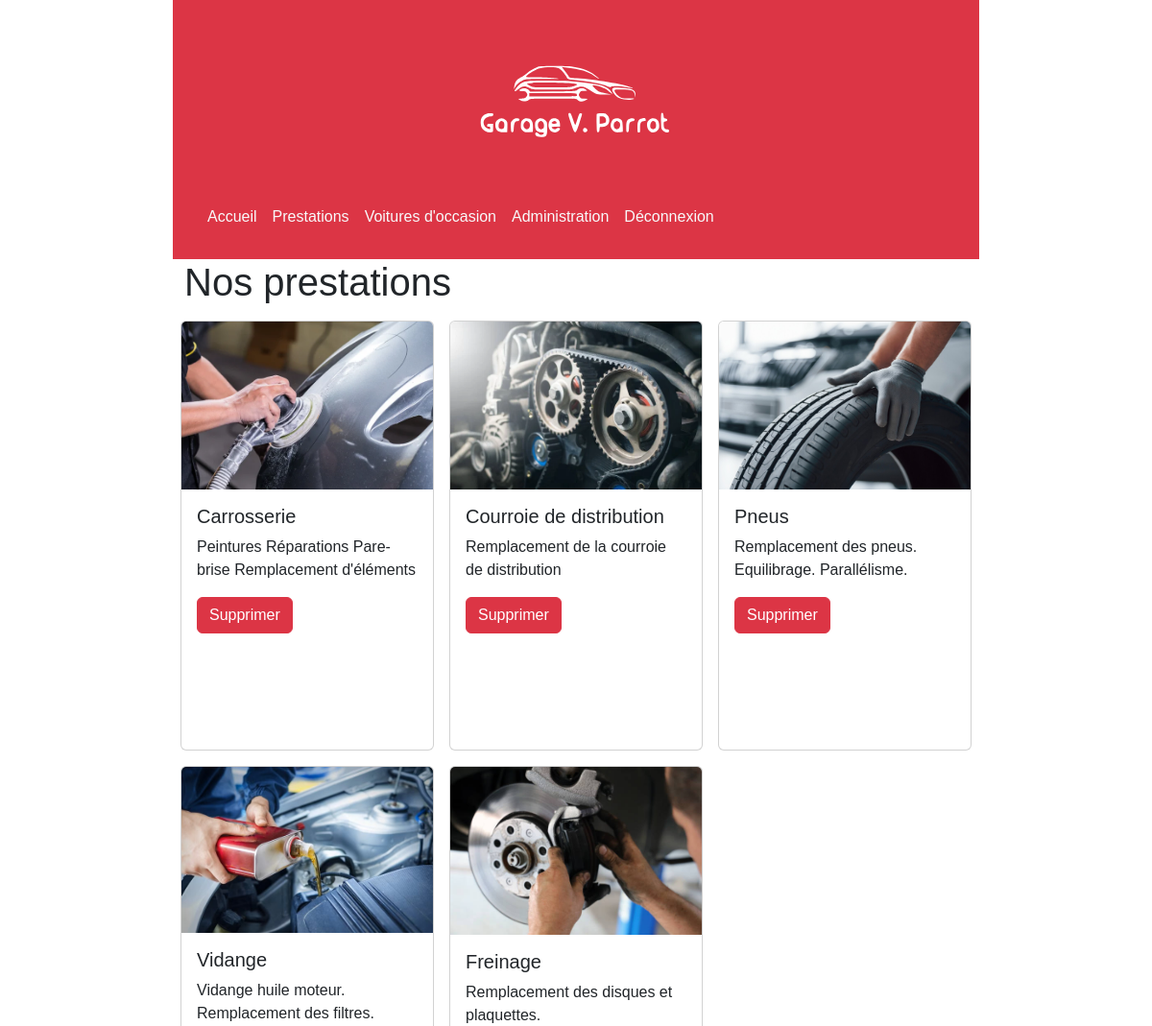
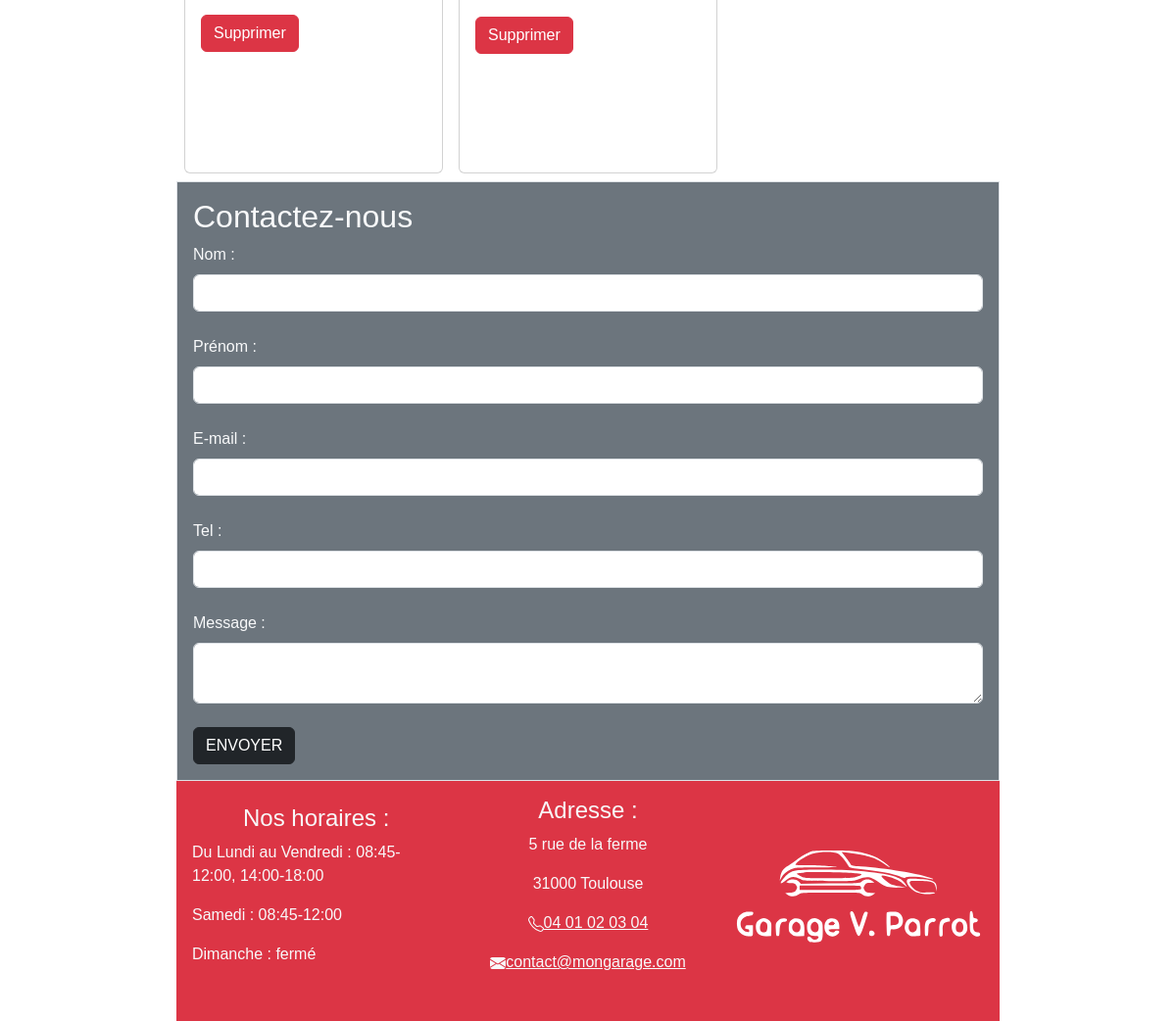
The page /views/services.php (signed in) on the database its author committed (2 pictures, top to bottom).
### tables this page shows
CREATE TABLE services (
  serviceId integer AUTO_INCREMENT PRIMARY KEY,
  serviceName varchar(250) NOT NULL,
  description text(500),
  location varchar(250) 
);

CREATE TABLE openingHours (
  id integer PRIMARY KEY UNIQUE,
  lundiAuVendredi varchar(50) NOT NULL,
  samedi varchar(100) NOT NULL,
  dimanche varchar(255) NOT NULL
);

### views/services.php (the view, shortened to what this page needs)
<?php
include_once '../config/connectDbAdmin.php';
try {
  $pdo = new PDO($dsn, $username, $password);
  $pdo->setAttribute(PDO::ATTR_ERRMODE, PDO::ERRMODE_EXCEPTION);
} catch (PDOException $e) {
  echo 'Erreur de connexion : ' . $e->getMessage();
  exit();
}
$stmt = $pdo->query('SELECT * FROM services');
$services = $stmt->fetchAll(PDO::FETCH_ASSOC);
?>
<!DOCTYPE html>
<html lang="fr">
<head>
  <link href="https://cdn.jsdelivr.net/npm/bootstrap@5.3.2/dist/css/bootstrap.min.css" rel="stylesheet">
  <link rel="stylesheet" href="../assets/css/style.css">
</head>
<body>
  <?php require_once 'header.php'; ?>
  <div class="container">
    <h1>Nos prestations</h1>
    <div class="row">
      <?php foreach ($services as $service) : ?>
        <div class="col-md-4 p-2">
          <div class="card" style="height: 28rem;">
            <img src="<?php echo $service['location']; ?>" class="card-img-top" alt="...">
            <div class="card-body">
              <h5 class="card-title"><?php echo $service['serviceName']; ?></h5>
              <p class="card-text"><?php echo $service['description']; ?></p>
              <?php if (!isset($_SESSION['role'])) {  ?>
              <button type="button" class="btn btn-dark contact-btn-services" data-id="<?php echo $service['serviceId']; ?>" name="<?php echo $service['serviceName']; ?>">Contactez-nous</button>
              <?php } else { ?>
                <form method="post" action="<?php echo htmlspecialchars($_SERVER['PHP_SELF']); ?>">
                  <button type="submit" name="action" value="delete" class="btn btn-danger">Supprimer</button>
                </form>
              <?php } ?>
            </div>
          </div>
        </div>
      <?php endforeach; ?>
    </div>
  </div>
  <?php require_once 'form_contact.php'; ?>
  <?php require_once 'footer.php'; ?>
</body>
</html>

### views/header.php (shortened to what this page needs)
<header class="container bg-danger p-3">
  <div id="logo" class="d-flex flex-column m-3 text-center">
    <a href="#"><img src="../assets/images/logoSVG.svg" alt="logo" width="200" height="150"></a>
  </div>
  <nav class="navbar navbar-expand-lg">
    <div class="container-fluid">
      <div class="collapse navbar-collapse" id="navbarTogglerDemo03">
        <ul class="navbar-nav mb-2 mb-lg-0">
          <li class="nav-item">
            <a class="nav-link text-light active" aria-current="page" href="../index.php">Accueil</a>
          </li>
          <li class="nav-item">
            <a class="nav-link text-light" href="../views/services.php">Prestations</a>
          </li>
          <li class="nav-item">
            <a class="nav-link text-light" href="../views/cars.php">Voitures d'occasion</a>
          </li>
          <?php if (!isset($_SESSION['role'])) {  ?>
            <li class="nav-item">
              <a class="nav-link text-light" href="../views/login.php">Connexion</a>
            </li>
          <?php } else { ?>
            <li class="nav-item">
              <a class="nav-link text-light" href="../views/admin.php">Administration</a>
            </li>
            <li class="nav-item">
              <a class="nav-link text-light" href="../controllers/logout.php">Déconnexion</a>
            </li>
          <?php } ?>
        </ul>
      </div>
    </div>
  </nav>
</header>

### views/form_contact.php (shortened to what this page needs)
<div class="container p-3 border bg-secondary text-light">
    <h2>Contactez-nous</h2>
    <form id="contact-form" action="../controllers/contact.php" method="post">
        <label for="name" class="form-label">Nom :</label>
        <input type="text" class="form-control" id="name" name="name" required><br>
        <label for="firstname" class="form-label">Prénom :</label>
        <input type="text" class="form-control" id="firstname" name="firstname" required><br>
        <label for="email" class="form-label">E-mail :</label>
        <input type="email" class="form-control" id="email" name="email" required><br>
        <label for="phone" class="form-label">Tel :</label>
        <input type="tel" class="form-control" id="phone" name="phone" required><br>
        <label for="message" class="form-label">Message :</label><br>
        <textarea id="carIdInput" name="message" class="form-control" required></textarea><br>
        <button type="submit" class="btn btn-dark">ENVOYER</button>
    </form>
</div>

### views/footer.php (shortened to what this page needs)
<?php
include_once '../config/connectDbAdmin.php';
$stmt = $pdo->query('SELECT * FROM openinghours');
$horaires = $stmt->fetchAll(PDO::FETCH_ASSOC);
foreach ($horaires as $horaire) {
  $lundiAuVendredi = $horaire['lundiAuVendredi'];
  $samedi = $horaire['samedi'];
  $dimanche = $horaire['dimanche'];
}
?>
<footer class="container bg-danger p-3">
  <div class="row align-items-center text-light">
    <div class="col-md-4 col-sm-12 mb-3">
      <h4 class="text-center">Nos horaires :</h4>
      <div class="row">
        <div class="col-12">
          <p>Du Lundi au Vendredi : <?php echo $lundiAuVendredi ?></p>
          <p>Samedi : <?php echo $samedi ?></p>
          <p>Dimanche : <?php echo $dimanche ?></p>
        </div>
      </div>
    </div>
    <div class="col-md-4 col-sm-12 mb-3 text-center">
      <h4>Adresse :</h4>
      <p>5 rue de la ferme</p>
      <p>31000 Toulouse</p>
      <p>
        <a href="tel:0401020304" class="link-light">04 01 02 03 04</a>
      </p>
      <p>
        <a href="mailto:contact@mongarage.com" class="link-light">contact@mongarage.com</a>
      </p>
    </div>
    <div class="col-md-4 col-sm-12 text-center">
      <a href="../index.php" class="d-inline-flex">
        <img src="../assets/images/logoSVG.svg" class="img-fluid" alt="logo">
      </a>
    </div>
  </div>
</footer>

### assets/css/style.css (style rules this page uses)
@media (min-width:1024px) { body { width: 70%; margin: auto; } }
body { font-family: "Barlow", sans-serif; }
h1, h2, h3, h5 { font-family: "Rajdhani", sans-serif; }

### rows shown on the page
services: location (picture), serviceName "Carrosserie", description "Peintures Réparations Pare-brise Remplacement d'éléments"
services: location (picture), serviceName "Courroie de distribution", description "Remplacement de la courroie de distribution"
services: location (picture), serviceName "Pneus", description "Remplacement des pneus. Equilibrage. Parallélisme."
services: location (picture), serviceName "Vidange", description "Vidange huile moteur. Remplacement des filtres."
services: location (picture), serviceName "Freinage", description "Remplacement des disques et plaquettes."
openinghours: lundiAuVendredi "08:45-12:00, 14:00-18:00", samedi "08:45-12:00", dimanche "fermé"
